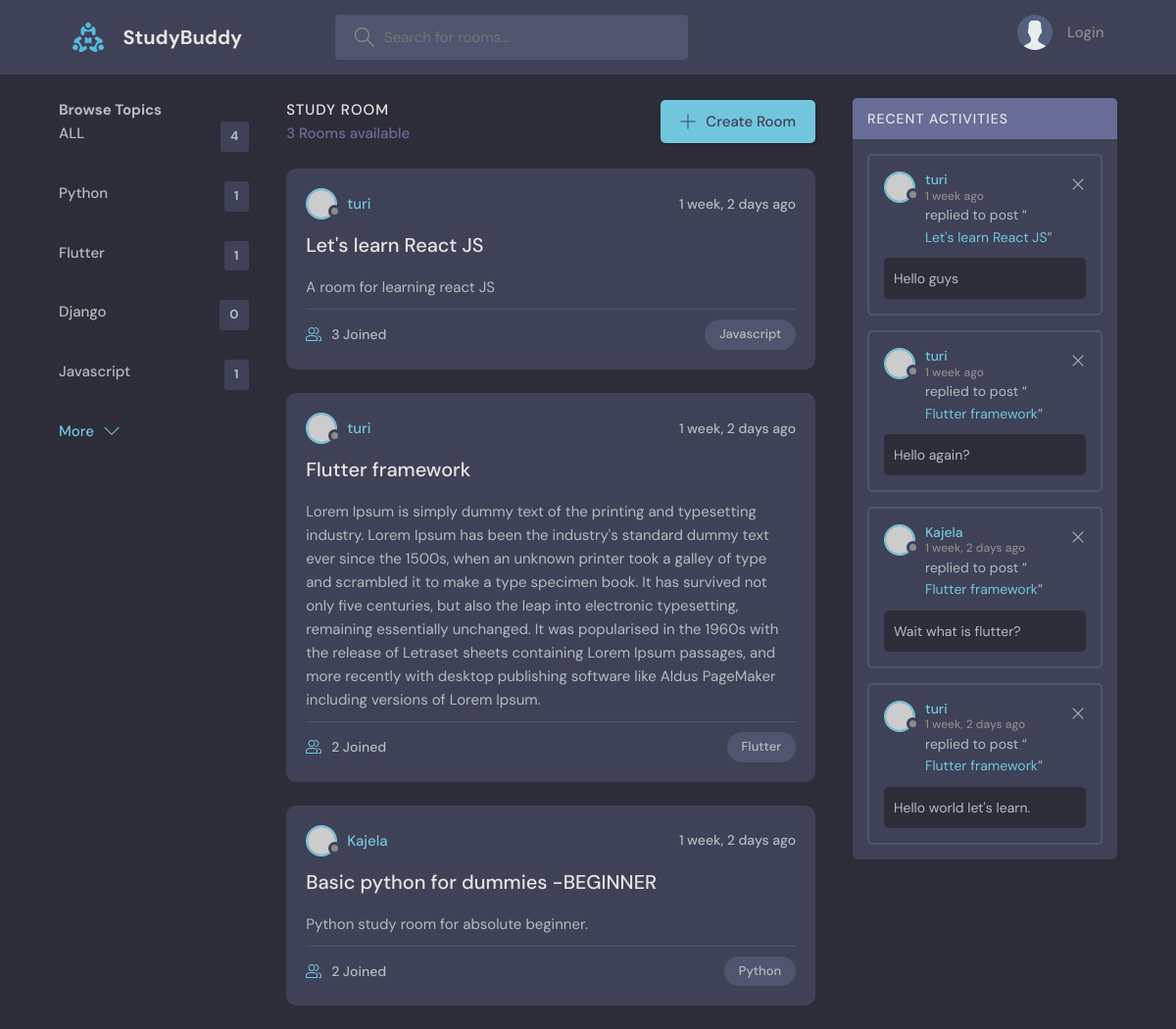
The app's page /, older data.
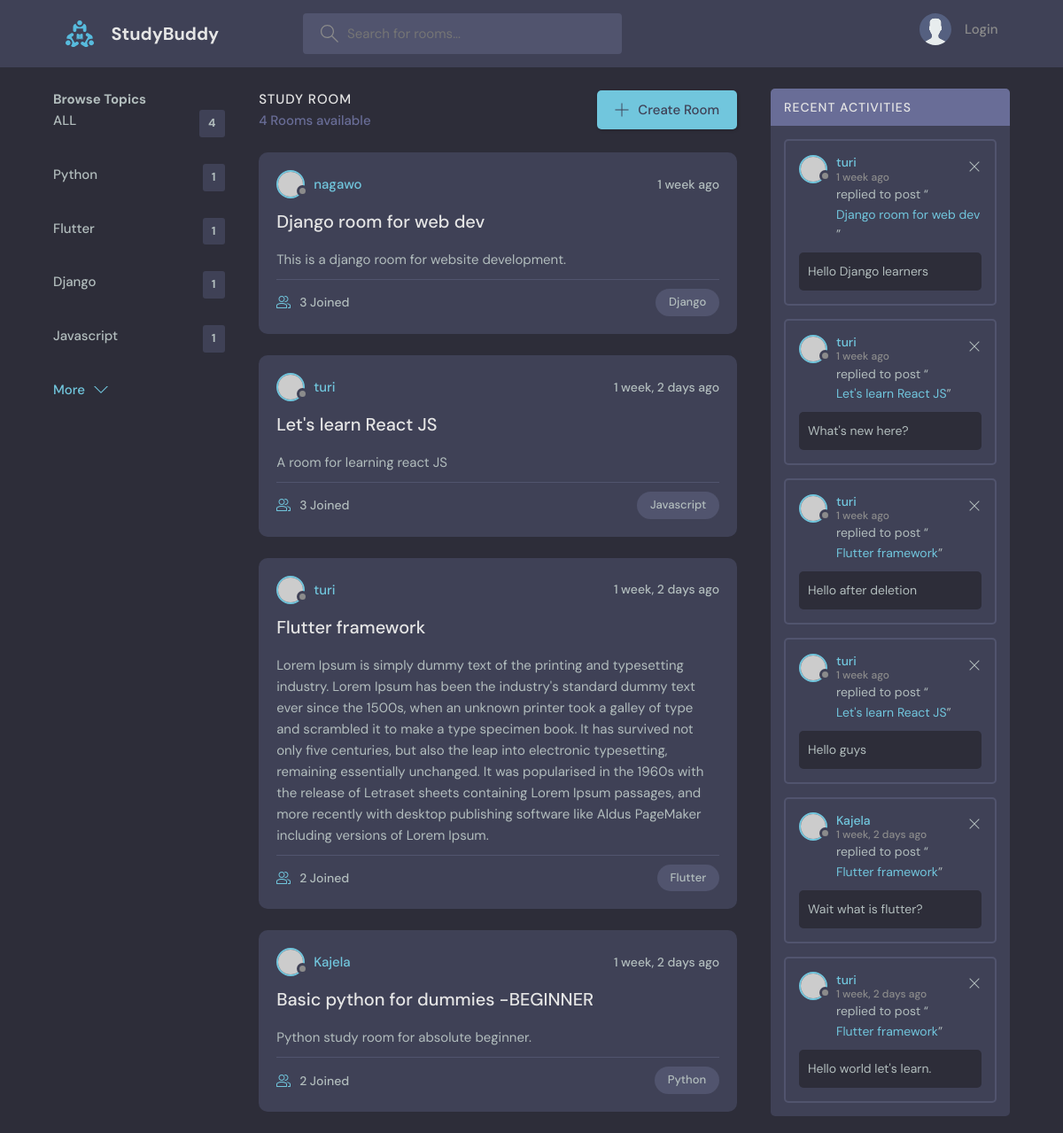
The same page, newer data.
### base/models.py (models this page shows, shortened)
class Topic(models.Model):
    name = models.CharField(max_length=200)

class Room(models.Model):
    host =  models.ForeignKey(User, on_delete=models.SET_NULL,null=True)
    topic =  models.ForeignKey(Topic, on_delete=models.SET_NULL,null=True)
    name = models.CharField(max_length=200)
    description = models.TextField(null=True, blank=True)
    participants = models.ManyToManyField(User, related_name='participants', blank=True)
    updated = models.DateTimeField(auto_now=True)
    created = models.DateTimeField(auto_now_add=True)
    class Meta():
        ordering = ['-updated', '-created']
    def __str__(self):
        return self.name

class Message(models.Model):
    user = models.ForeignKey(User, on_delete=models.CASCADE)
    room = models.ForeignKey(Room, on_delete=models.CASCADE)
    body = models.TextField()
    updated = models.DateTimeField(auto_now=True)
    created = models.DateTimeField(auto_now_add=True)
    class Meta():
        ordering = ['-updated', '-created']
    def __str__(self):
        return self.body[0:50]

### base/views.py (the view)
# urls.py: path('', views.home, name="home"),
def home(request):
    q = request.GET.get('q') if request.GET.get('q') != None else ''
    rooms = Room.objects.filter(
        Q(topic__name__icontains=q) |
        Q(name__icontains=q) |
        Q(description__icontains=q)
        )
    topics = Topic.objects.all()
    room_count = rooms.count()
    room_messages = Message.objects.filter(Q(room__topic__name__icontains=q))
    context = {'rooms': rooms,
               'topics': topics,
               'room_count': room_count,
               'room_messages': room_messages,
               }
    return render(request, 'base/home.html', context)

### base/templates/base/home.html (shortened to what this page needs)
{% extends 'main.html' %}
{% block content %}
    <main class="layout layout--3">
      <div class="container">
         {% include 'base/topics_component.html' %}
        <div class="roomList">
          <div class="roomList__header">
            <div>
              <h2>Study Room</h2>
              <p>{{room_count}} Rooms available</p>
            </div>
            <a class="btn btn--main" href="{% url 'create-room' %}">
              <svg version="1.1" xmlns="http://www.w3.org/2000/svg" width="32" height="32" viewBox="0 0 32 32">
                <title>add</title>
                <path
                  d="M16.943 0.943h-1.885v14.115h-14.115v1.885h14.115v14.115h1.885v-14.115h14.115v-1.885h-14.115v-14.115z"
                ></path>
              </svg>
              Create Room
            </a>
          </div>
          {% include 'base/feed_component.html' %}
        </div>
        {% include 'base/activity_component.html' %}
      </div>
    </main>
    {% endblock %}

### base/templates/base/topics_component.html
<div class="topics">
    <div class="toipcs__header">
          <h2>Browse Topics</h2>
    </div>
          <ul class="topics__list">
              <li><a href="{% url 'home' %}">ALL <span>{{topics.count}}</span></a></li>
            {% for topic in topics %}
            <li>
                <a href="{% url 'home' %}?q={{topic.name}}">{{topic.name}} <span>{{topic.room_set.all.count}}</span></a>
            </li>
        {% endfor %}
          </ul>
          <a class="btn btn--link" href="topics.html">
            More
            <svg version="1.1" xmlns="http://www.w3.org/2000/svg" width="32" height="32" viewBox="0 0 32 32">
              <title>chevron-down</title>
              <path d="M16 21l-13-13h-3l16 16 16-16h-3l-13 13z"></path>
            </svg>
          </a>
</div>

### base/templates/base/feed_component.html (shortened to what this page needs)
{% for room in rooms %}
<div class="roomListRoom">
  <div class="roomListRoom__header">
    <a href="{% url 'profile' room.host.id %}" class="roomListRoom__author">
      <div class="avatar avatar--small">
        <img src="https://randomuser.me/api/portraits/women/11.jpg" />
      </div>
      <span>{{room.host.username}}</span>
    </a>
    <div class="roomListRoom__actions">
      <span>{{room.created|timesince}} ago</span>
    </div>
  </div>
  <div class="roomListRoom__content">
    <a href="{% url 'room' room.id %}">{{room.name}}</a>
    <p>
      {{room.description}}
    </p>
  </div>
  <div class="roomListRoom__meta">
    <a href="room.html" class="roomListRoom__joined">
      {{room.participants.all.count}} Joined
    </a>
    <p class="roomListRoom__topic">{{room.topic.name}}</p>
  </div>
</div>
{% endfor %}

### base/templates/base/activity_component.html
<div class="activities">
    <div class="activities__header">
      <h2>Recent Activities</h2>
    </div>
    {% for room_message in room_messages %}
    <div class="activities__box">
      <div class="activities__boxHeader roomListRoom__header">
        <a href="{% url 'profile' room_message.user.id %}" class="roomListRoom__author">
          <div class="avatar avatar--small">
            <img src="https://randomuser.me/api/portraits/women/11.jpg" />
          </div>
          <p>
            {{room_message.user}}
            <span>{{room_message.created|timesince}} ago</span>
          </p>
        </a>
        <div class="roomListRoom__actions">
          <a href="#">
            <svg version="1.1" xmlns="http://www.w3.org/2000/svg" width="32" height="32" viewBox="0 0 32 32">
              <title>remove</title>
              <path
                d="M27.314 6.019l-1.333-1.333-9.98 9.981-9.981-9.981-1.333 1.333 9.981 9.981-9.981 9.98 1.333 1.333 9.981-9.98 9.98 9.98 1.333-1.333-9.98-9.98 9.98-9.981z"
              ></path>
            </svg>
          </a>
        </div>
      </div>
      <div class="activities__boxContent">
        <p>replied to post “<a href="{% url 'room' room_message.room.id %}">{{room_message.room}}</a>”</p>
        <div class="activities__boxRoomContent">
          {{room_message.body}}
        </div>
      </div>
    </div>
    {% endfor %}
  </div>

Row changes from the older to the newer data that the page shows:
removed Message: user "turi", created "1 week", room "Flutter framework", body "Hello again?"
computed for Topic "Django": room_set.all.count "0" → "1"
added Room: host.username "nagawo", created "1 week", name "Django room for web dev", description "This is a django room for website development.", participants.all.count "3", topic.name "Django"
added Message: user "turi", created "1 week", room "Django room for web dev", body "Hello Django learners"
added Message: user "turi", created "1 week", room "Let's learn React JS", body "What's new here?"
added Message: user "turi", created "1 week", room "Flutter framework", body "Hello after deletion"
Text that changed along with them:
{{ room_count }}: "3" → "4"
